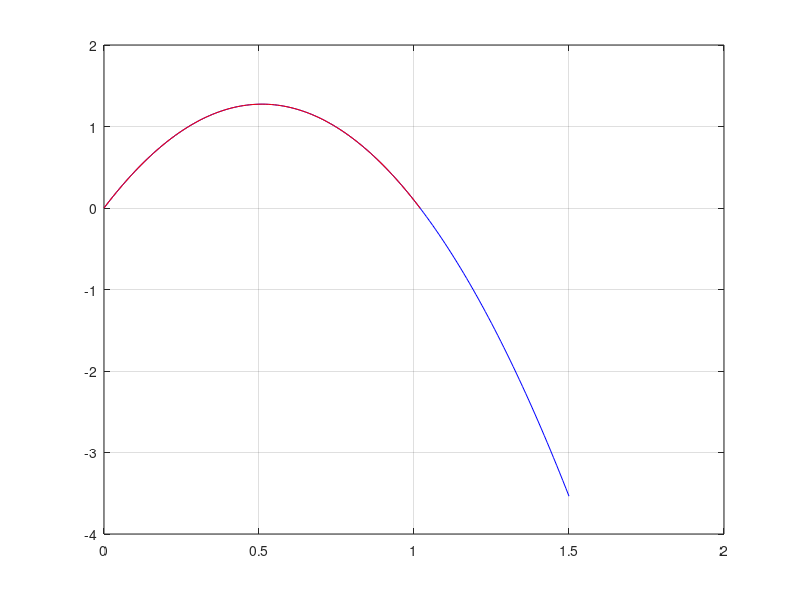

Write the MATLAB code that produced this figure.
clear all; close all;
g = 9.81;
v0 = 5;
t = 0:0.01:1.5;
y = v0*t - 0.5*g*t.^2;
i = 1;

%alturamax = y(1);
while y(i) >= 0 
  i = i + 1;
end

fprintf('El tiempo empleado es: %f seg \n',t(i))
fprintf('El tiempo empleado producto de la expresion es: %f seg \n',2*v0/g)
t1 = 0:0.01:t(i);
y1 = v0*t1 - 0.5*g*t1.^2;
plot(t,y,'b',t1,y1,'r');grid on;
